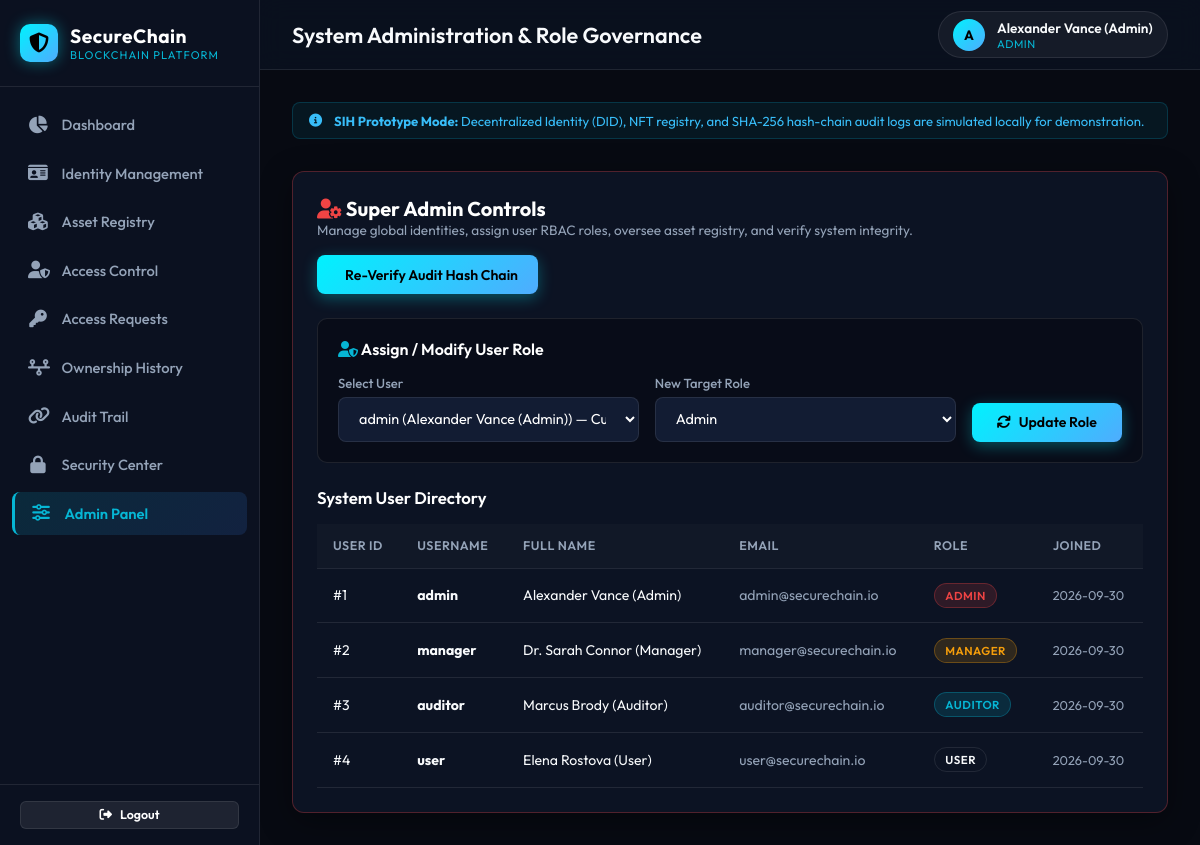
The page /admin (signed in) on the database its author committed.
### tables this page shows
CREATE TABLE users (
        id INTEGER PRIMARY KEY AUTOINCREMENT,
        username TEXT UNIQUE NOT NULL,
        password_hash TEXT NOT NULL,
        role TEXT NOT NULL,
        full_name TEXT NOT NULL,
        email TEXT NOT NULL,
        created_at DATETIME DEFAULT CURRENT_TIMESTAMP
    );

### app.py (the view)
@app.route('/admin')
@login_required
@role_required('Admin')
def admin_panel():
    conn = get_db_connection()
    users_list = conn.execute('SELECT * FROM users ORDER BY id ASC').fetchall()
    identities_list = conn.execute('SELECT * FROM identities ORDER BY id DESC').fetchall()
    assets_list = conn.execute('SELECT * FROM assets ORDER BY id DESC').fetchall()
    requests_list = conn.execute('SELECT * FROM access_requests ORDER BY id DESC').fetchall()
    audit_records = conn.execute('SELECT * FROM audit_logs ORDER BY id ASC').fetchall()
    verification = verify_hash_chain(audit_records)
    conn.close()
    return render_template(
        'admin.html',
        users=users_list,
        identities=identities_list,
        assets=assets_list,
        requests=requests_list,
        verification=verification
    )

### app.py (called while the page is built)
@app.context_processor
def inject_user():
    return dict(
        current_user=session.get('username'),
        current_role=session.get('role'),
        current_full_name=session.get('full_name')
    )

### auth.py (called while the page is built, shortened)
def login_required(f):
    @wraps(f)
    def decorated_function(*args, **kwargs):
        if 'user_id' not in session:
            flash('Please log in to access this page.', 'warning')
            return redirect(url_for('login'))
        return f(*args, **kwargs)
    return decorated_function

def role_required(*allowed_roles):
    def decorator(f):
        @wraps(f)
        def decorated_function(*args, **kwargs):
            if 'user_id' not in session:
                flash('Please log in first.', 'warning')
                return redirect(url_for('login'))
            user_role = session.get('role', 'User')
            user_name = session.get('username', 'Unknown')
            return f(*args, **kwargs)
        return decorated_function
    return decorator

### database.py (called while the page is built)
def get_db_connection():
    conn = sqlite3.connect(DB_PATH)
    conn.row_factory = sqlite3.Row
    return conn

### utils.py (called while the page is built)
def calculate_audit_hash(prev_hash: str, timestamp_str: str, user: str, role: str, action: str, resource: str, status: str, tx_hash: str) -> str:
    raw_data = f"{prev_hash}|{timestamp_str}|{user}|{role}|{action}|{resource}|{status}|{tx_hash}"
    return hashlib.sha256(raw_data.encode('utf-8')).hexdigest()

### templates/admin.html (shortened to what this page needs)
{% extends "base.html" %}
{% block header_title %}System Administration & Role Governance{% endblock %}
{% block content %}
<div class="glass-card" style="border-color: rgba(239, 68, 68, 0.3);">
  <div style="display: flex; align-items: center; justify-content: space-between; flex-wrap: wrap; gap: 1rem; margin-bottom: 1.5rem;">
    <div>
      <h2 style="font-size: 1.25rem; font-weight: 700; color: #fff;">
        <i class="fas fa-user-gear" style="color: #ef4444;"></i> Super Admin Controls
      </h2>
      <p style="font-size: 0.85rem; color: var(--text-muted);">
        Manage global identities, assign user RBAC roles, oversee asset registry, and verify system integrity.
      </p>
    </div>
    <div style="display: flex; gap: 0.75rem;">
      <a href="{{ url_for('verify_audit') }}" class="btn btn-primary">
         Re-Verify Audit Hash Chain
      </a>
    </div>
  </div>
  <div style="background: rgba(0,0,0,0.3); border: 1px solid var(--border-color); border-radius: 10px; padding: 1.25rem; margin-bottom: 1.5rem;">
    <h3 style="font-size: 1rem; font-weight: 600; color: #fff; margin-bottom: 1rem;">
      <i class="fas fa-user-shield" style="color: var(--primary-cyan);"></i> Assign / Modify User Role
    </h3>
    <form action="{{ url_for('assign_role') }}" method="POST" style="display: grid; grid-template-columns: 2fr 2fr 1fr; gap: 1rem; align-items: flex-end;">
      <div class="form-group" style="margin-bottom: 0;">
        <label for="user_id">Select User</label>
        <select id="user_id" name="user_id" class="form-select" required>
          {% for u in users %}
          <option value="{{ u.id }}">{{ u.username }} ({{ u.full_name }}) — Current Role: {{ u.role }}</option>
          {% endfor %}
        </select>
      </div>
      <div class="form-group" style="margin-bottom: 0;">
        <label for="new_role">New Target Role</label>
        <select id="new_role" name="new_role" class="form-select" required>
          <option value="Admin">Admin</option>
        </select>
      </div>
      <button type="submit" class="btn btn-primary" onclick="return confirm('Are you sure you want to change this user\'s access permissions?');">
        <i class="fas fa-arrows-rotate"></i> Update Role
      </button>
    </form>
  </div>
  <h3 style="font-size: 1.05rem; font-weight: 600; color: #fff; margin-bottom: 1rem;">System User Directory</h3>
  <div class="table-responsive">
    <table class="custom-table">
      <thead>
        <tr>
          <th>User ID</th>
          <th>Username</th>
          <th>Full Name</th>
          <th>Email</th>
          <th>Role</th>
          <th>Joined</th>
        </tr>
      </thead>
      <tbody>
        {% for u in users %}
        <tr>
          <td>#{{ u.id }}</td>
          <td><strong>{{ u.username }}</strong></td>
          <td>{{ u.full_name }}</td>
          <td style="color: var(--text-muted);">{{ u.email }}</td>
          <td>
            {% if u.role == 'Admin' %}
              <span class="badge badge-danger">Admin</span>
            {% elif u.role == 'Manager' %}
              <span class="badge badge-warning">Manager</span>
            {% elif u.role == 'Auditor' %}
              <span class="badge badge-cyan">Auditor</span>
            {% else %}
              <span class="badge badge-secondary" style="border: 1px solid var(--border-color);">User</span>
            {% endif %}
          </td>
          <td style="font-size: 0.8rem; color: var(--text-muted);">{{ u.created_at[:10] }}</td>
        </tr>
        {% endfor %}
      </tbody>
    </table>
  </div>
</div>
{% endblock %}

### static/css/style.css (style rules this page uses)
:root { --bg-main: #070a12; --bg-card: rgba(15, 23, 42, 0.75); --bg-sidebar: #0b1120; --bg-input: #121c33; --border-color: rgba(255, 255, 255, 0.09); --border-glow: rgba(6, 182, 212, 0.3); --primary-cyan: #06b6d4; --accent-blue: #3b82f6; --gradient-cyan: linear-gradient(135deg, #00f2fe 0%, #4facfe 100%); --gradient-glow: linear-gradient(135deg, rgba(6, 182, 212, 0.15), rgba(59, 130, 246, 0.15)); --text-main: #f8fafc; --text-muted: #94a3b8; --text-dim: #64748b; --badge-success-bg: rgba(16, 185, 129, 0.15); --badge-success-color: #10b981; --badge-cyan-bg: rgba(6, 182, 212, 0.15); --badge-cyan-color: #06b6d4; --badge-warning-bg: rgba(245, 158, 11, 0.15); --badge-warning-color: #f59e0b; --badge-danger-bg: rgba(239, 68, 68, 0.15); --badge-danger-color: #ef4444; --sidebar-width: 260px; --topbar-height: 70px; }
* { box-sizing: border-box; margin: 0; padding: 0; font-family: 'Outfit', -apple-system, BlinkMacSystemFont, sans-serif; }
body { background-color: var(--bg-main); color: var(--text-main); min-height: 100vh; display: flex; overflow-x: hidden; }
.glass-card { background: var(--bg-card); backdrop-filter: blur(16px); -webkit-backdrop-filter: blur(16px); border: 1px solid var(--border-color); border-radius: 12px; padding: 1.5rem; box-shadow: 0 8px 32px 0 rgba(0, 0, 0, 0.37); transition: all 0.3s ease; }
.badge { display: inline-flex; align-items: center; gap: 0.35rem; padding: 0.25rem 0.65rem; border-radius: 20px; font-size: 0.72rem; font-weight: 600; text-transform: uppercase; letter-spacing: 0.5px; }
.badge-active, .badge-cyan { background: var(--badge-cyan-bg); color: var(--badge-cyan-color); border: 1px solid rgba(6, 182, 212, 0.3); }
.badge-pending, .badge-warning { background: var(--badge-warning-bg); color: var(--badge-warning-color); border: 1px solid rgba(245, 158, 11, 0.3); }
.badge-denied, .badge-rejected, .badge-danger { background: var(--badge-danger-bg); color: var(--badge-danger-color); border: 1px solid rgba(239, 68, 68, 0.3); }
.table-responsive { width: 100%; overflow-x: auto; }
.custom-table { width: 100%; border-collapse: collapse; text-align: left; }
.custom-table th { padding: 0.9rem 1rem; background: rgba(255, 255, 255, 0.02); color: var(--text-muted); font-size: 0.78rem; font-weight: 600; text-transform: uppercase; letter-spacing: 0.5px; border-bottom: 1px solid var(--border-color); }
.custom-table td { padding: 0.9rem 1rem; border-bottom: 1px solid var(--border-color); font-size: 0.88rem; color: var(--text-main); vertical-align: middle; }
.custom-table tbody tr { transition: background 0.15s ease; }
.form-group { display: flex; flex-direction: column; gap: 0.4rem; margin-bottom: 1rem; }
.form-group label { font-size: 0.82rem; color: var(--text-muted); font-weight: 500; }
.form-control, .form-select { width: 100%; padding: 0.7rem 1rem; background: var(--bg-input); border: 1px solid var(--border-color); border-radius: 8px; color: #fff; font-size: 0.9rem; outline: none; transition: all 0.2s ease; }
.form-select option { background: #0f172a; color: #fff; }
.btn { display: inline-flex; align-items: center; justify-content: center; gap: 0.5rem; padding: 0.65rem 1.25rem; border-radius: 8px; font-size: 0.88rem; font-weight: 600; cursor: pointer; border: none; transition: all 0.2s ease; text-decoration: none; }
.btn-primary { background: var(--gradient-cyan); color: #000; box-shadow: 0 4px 15px rgba(0, 242, 254, 0.3); }

### rows shown on the page
users: id "1", username "admin", full_name "Alexander Vance (Admin)", email "admin@securechain.io", role "ADMIN", created_at "2026-09-30"
users: id "2", username "manager", full_name "Dr. Sarah Connor (Manager)", email "manager@securechain.io", role "MANAGER", created_at "2026-09-30"
users: id "3", username "auditor", full_name "Marcus Brody (Auditor)", email "auditor@securechain.io", role "AUDITOR", created_at "2026-09-30"
users: id "4", username "user", full_name "Elena Rostova (User)", email "user@securechain.io", role "USER", created_at "2026-09-30"

### other values the page prints
{{ current_user[0] | upper }} "A"
{{ current_full_name or current_user }} "Alexander Vance (Admin)"
{{ current_role }} "ADMIN"
form field user_id "admin (Alexander Vance (Admin)) — Current Role: Admin"
